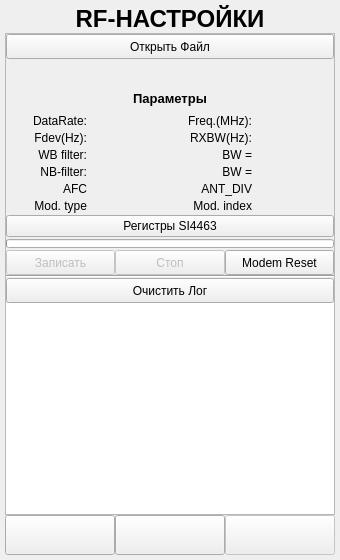
<?xml version="1.0" encoding="UTF-8"?>
<ui version="4.0">
 <class>SI4463_Settings_Form</class>
 <widget class="QWidget" name="SI4463_Settings_Form">
  <property name="geometry">
   <rect>
    <x>0</x>
    <y>0</y>
    <width>340</width>
    <height>560</height>
   </rect>
  </property>
  <property name="windowTitle">
   <string>Form</string>
  </property>
  <layout class="QVBoxLayout" name="verticalLayout_5">
   <property name="spacing">
    <number>0</number>
   </property>
   <property name="leftMargin">
    <number>5</number>
   </property>
   <property name="topMargin">
    <number>5</number>
   </property>
   <property name="rightMargin">
    <number>5</number>
   </property>
   <property name="bottomMargin">
    <number>5</number>
   </property>
   <item>
    <layout class="QHBoxLayout" name="horizontalLayout_5">
     <property name="spacing">
      <number>0</number>
     </property>
     <item>
      <widget class="QLabel" name="label_1">
       <property name="sizePolicy">
        <sizepolicy hsizetype="Expanding" vsizetype="Minimum">
         <horstretch>0</horstretch>
         <verstretch>0</verstretch>
        </sizepolicy>
       </property>
       <property name="minimumSize">
        <size>
         <width>0</width>
         <height>0</height>
        </size>
       </property>
       <property name="font">
        <font>
         <family>Microsoft YaHei UI</family>
         <pointsize>18</pointsize>
         <weight>75</weight>
         <bold>true</bold>
        </font>
       </property>
       <property name="text">
        <string>RF-НАСТРОЙКИ</string>
       </property>
       <property name="alignment">
        <set>Qt::AlignCenter</set>
       </property>
      </widget>
     </item>
    </layout>
   </item>
   <item>
    <widget class="QScrollArea" name="scrollArea">
     <property name="sizePolicy">
      <sizepolicy hsizetype="Expanding" vsizetype="Expanding">
       <horstretch>0</horstretch>
       <verstretch>0</verstretch>
      </sizepolicy>
     </property>
     <property name="horizontalScrollBarPolicy">
      <enum>Qt::ScrollBarAlwaysOff</enum>
     </property>
     <property name="widgetResizable">
      <bool>true</bool>
     </property>
     <widget class="QWidget" name="scrollAreaWidgetContents">
      <property name="geometry">
       <rect>
        <x>0</x>
        <y>0</y>
        <width>311</width>
        <height>488</height>
       </rect>
      </property>
      <property name="sizePolicy">
       <sizepolicy hsizetype="Expanding" vsizetype="Minimum">
        <horstretch>0</horstretch>
        <verstretch>0</verstretch>
       </sizepolicy>
      </property>
      <property name="maximumSize">
       <size>
        <width>16777215</width>
        <height>16777215</height>
       </size>
      </property>
      <layout class="QVBoxLayout" name="verticalLayout">
       <property name="spacing">
        <number>0</number>
       </property>
       <property name="leftMargin">
        <number>0</number>
       </property>
       <property name="topMargin">
        <number>0</number>
       </property>
       <property name="rightMargin">
        <number>0</number>
       </property>
       <property name="bottomMargin">
        <number>0</number>
       </property>
       <item>
        <widget class="QWidget" name="SettingsWidget" native="true">
         <property name="sizePolicy">
          <sizepolicy hsizetype="Minimum" vsizetype="Minimum">
           <horstretch>0</horstretch>
           <verstretch>0</verstretch>
          </sizepolicy>
         </property>
         <property name="minimumSize">
          <size>
           <width>0</width>
           <height>0</height>
          </size>
         </property>
         <layout class="QVBoxLayout" name="verticalLayout_2" stretch="0,0,0,0,0,0">
          <property name="spacing">
           <number>2</number>
          </property>
          <property name="leftMargin">
           <number>0</number>
          </property>
          <property name="topMargin">
           <number>0</number>
          </property>
          <property name="rightMargin">
           <number>0</number>
          </property>
          <property name="bottomMargin">
           <number>0</number>
          </property>
          <item>
           <layout class="QVBoxLayout" name="verticalLayout_3">
            <property name="spacing">
             <number>0</number>
            </property>
            <item>
             <widget class="QPushButton" name="FileOpen">
              <property name="enabled">
               <bool>true</bool>
              </property>
              <property name="sizePolicy">
               <sizepolicy hsizetype="Minimum" vsizetype="Minimum">
                <horstretch>0</horstretch>
                <verstretch>0</verstretch>
               </sizepolicy>
              </property>
              <property name="minimumSize">
               <size>
                <width>0</width>
                <height>25</height>
               </size>
              </property>
              <property name="maximumSize">
               <size>
                <width>16777215</width>
                <height>16777215</height>
               </size>
              </property>
              <property name="font">
               <font>
                <family>Microsoft YaHei UI</family>
               </font>
              </property>
              <property name="text">
               <string>Открыть Файл</string>
              </property>
             </widget>
            </item>
            <item>
             <widget class="QLabel" name="FileName">
              <property name="sizePolicy">
               <sizepolicy hsizetype="Expanding" vsizetype="Minimum">
                <horstretch>0</horstretch>
                <verstretch>0</verstretch>
               </sizepolicy>
              </property>
              <property name="minimumSize">
               <size>
                <width>0</width>
                <height>25</height>
               </size>
              </property>
              <property name="font">
               <font>
                <family>Microsoft YaHei UI</family>
                <pointsize>8</pointsize>
                <weight>50</weight>
                <bold>false</bold>
               </font>
              </property>
              <property name="styleSheet">
               <string notr="true">color: rgb(0, 115, 10);</string>
              </property>
              <property name="text">
               <string/>
              </property>
              <property name="alignment">
               <set>Qt::AlignCenter</set>
              </property>
              <property name="indent">
               <number>-1</number>
              </property>
             </widget>
            </item>
           </layout>
          </item>
          <item>
           <widget class="QLabel" name="label_2">
            <property name="sizePolicy">
             <sizepolicy hsizetype="Minimum" vsizetype="Minimum">
              <horstretch>0</horstretch>
              <verstretch>0</verstretch>
             </sizepolicy>
            </property>
            <property name="minimumSize">
             <size>
              <width>0</width>
              <height>25</height>
             </size>
            </property>
            <property name="font">
             <font>
              <family>Microsoft YaHei UI</family>
              <pointsize>10</pointsize>
              <weight>75</weight>
              <bold>true</bold>
             </font>
            </property>
            <property name="text">
             <string>Параметры</string>
            </property>
            <property name="alignment">
             <set>Qt::AlignCenter</set>
            </property>
           </widget>
          </item>
          <item>
           <layout class="QGridLayout" name="gridLayout_2">
            <item row="0" column="3">
             <widget class="QLabel" name="Freq">
              <property name="sizePolicy">
               <sizepolicy hsizetype="Minimum" vsizetype="Minimum">
                <horstretch>0</horstretch>
                <verstretch>0</verstretch>
               </sizepolicy>
              </property>
              <property name="minimumSize">
               <size>
                <width>0</width>
                <height>15</height>
               </size>
              </property>
              <property name="maximumSize">
               <size>
                <width>16777215</width>
                <height>16777215</height>
               </size>
              </property>
              <property name="font">
               <font>
                <family>Microsoft YaHei UI</family>
                <weight>75</weight>
                <bold>true</bold>
               </font>
              </property>
              <property name="styleSheet">
               <string notr="true">color: rgb(0, 115, 10);</string>
              </property>
              <property name="text">
               <string/>
              </property>
              <property name="alignment">
               <set>Qt::AlignCenter</set>
              </property>
             </widget>
            </item>
            <item row="1" column="3">
             <widget class="QLabel" name="RXBW">
              <property name="sizePolicy">
               <sizepolicy hsizetype="Minimum" vsizetype="Minimum">
                <horstretch>0</horstretch>
                <verstretch>0</verstretch>
               </sizepolicy>
              </property>
              <property name="minimumSize">
               <size>
                <width>0</width>
                <height>15</height>
               </size>
              </property>
              <property name="maximumSize">
               <size>
                <width>16777215</width>
                <height>16777215</height>
               </size>
              </property>
              <property name="font">
               <font>
                <family>Microsoft YaHei UI</family>
                <weight>75</weight>
                <bold>true</bold>
               </font>
              </property>
              <property name="styleSheet">
               <string notr="true">color: rgb(0, 115, 10);</string>
              </property>
              <property name="text">
               <string/>
              </property>
              <property name="alignment">
               <set>Qt::AlignCenter</set>
              </property>
             </widget>
            </item>
            <item row="0" column="2">
             <widget class="QLabel" name="label_9">
              <property name="sizePolicy">
               <sizepolicy hsizetype="Minimum" vsizetype="Minimum">
                <horstretch>0</horstretch>
                <verstretch>0</verstretch>
               </sizepolicy>
              </property>
              <property name="minimumSize">
               <size>
                <width>0</width>
                <height>15</height>
               </size>
              </property>
              <property name="maximumSize">
               <size>
                <width>16777215</width>
                <height>16777215</height>
               </size>
              </property>
              <property name="font">
               <font>
                <family>Microsoft YaHei UI</family>
               </font>
              </property>
              <property name="text">
               <string>Freq.(MHz):</string>
              </property>
              <property name="alignment">
               <set>Qt::AlignRight|Qt::AlignTrailing|Qt::AlignVCenter</set>
              </property>
             </widget>
            </item>
            <item row="1" column="0">
             <widget class="QLabel" name="label_4">
              <property name="sizePolicy">
               <sizepolicy hsizetype="Minimum" vsizetype="Minimum">
                <horstretch>0</horstretch>
                <verstretch>0</verstretch>
               </sizepolicy>
              </property>
              <property name="minimumSize">
               <size>
                <width>0</width>
                <height>15</height>
               </size>
              </property>
              <property name="maximumSize">
               <size>
                <width>16777215</width>
                <height>16777215</height>
               </size>
              </property>
              <property name="font">
               <font>
                <family>Microsoft YaHei UI</family>
               </font>
              </property>
              <property name="text">
               <string>Fdev(Hz):</string>
              </property>
              <property name="alignment">
               <set>Qt::AlignRight|Qt::AlignTrailing|Qt::AlignVCenter</set>
              </property>
             </widget>
            </item>
            <item row="2" column="0">
             <widget class="QLabel" name="label_5">
              <property name="sizePolicy">
               <sizepolicy hsizetype="Minimum" vsizetype="Minimum">
                <horstretch>0</horstretch>
                <verstretch>0</verstretch>
               </sizepolicy>
              </property>
              <property name="minimumSize">
               <size>
                <width>0</width>
                <height>15</height>
               </size>
              </property>
              <property name="maximumSize">
               <size>
                <width>16777215</width>
                <height>16777215</height>
               </size>
              </property>
              <property name="font">
               <font>
                <family>Microsoft YaHei UI</family>
               </font>
              </property>
              <property name="text">
               <string>WB filter:</string>
              </property>
              <property name="alignment">
               <set>Qt::AlignRight|Qt::AlignTrailing|Qt::AlignVCenter</set>
              </property>
             </widget>
            </item>
            <item row="0" column="0">
             <widget class="QLabel" name="label_3">
              <property name="sizePolicy">
               <sizepolicy hsizetype="Minimum" vsizetype="Minimum">
                <horstretch>0</horstretch>
                <verstretch>0</verstretch>
               </sizepolicy>
              </property>
              <property name="minimumSize">
               <size>
                <width>0</width>
                <height>15</height>
               </size>
              </property>
              <property name="maximumSize">
               <size>
                <width>16777215</width>
                <height>16777215</height>
               </size>
              </property>
              <property name="font">
               <font>
                <family>Microsoft YaHei UI</family>
               </font>
              </property>
              <property name="text">
               <string>DataRate:</string>
              </property>
              <property name="alignment">
               <set>Qt::AlignRight|Qt::AlignTrailing|Qt::AlignVCenter</set>
              </property>
             </widget>
            </item>
            <item row="2" column="2">
             <widget class="QLabel" name="label_11">
              <property name="sizePolicy">
               <sizepolicy hsizetype="Minimum" vsizetype="Minimum">
                <horstretch>0</horstretch>
                <verstretch>0</verstretch>
               </sizepolicy>
              </property>
              <property name="minimumSize">
               <size>
                <width>0</width>
                <height>15</height>
               </size>
              </property>
              <property name="maximumSize">
               <size>
                <width>16777215</width>
                <height>16777215</height>
               </size>
              </property>
              <property name="font">
               <font>
                <family>Microsoft YaHei UI</family>
               </font>
              </property>
              <property name="text">
               <string>BW =</string>
              </property>
              <property name="alignment">
               <set>Qt::AlignRight|Qt::AlignTrailing|Qt::AlignVCenter</set>
              </property>
             </widget>
            </item>
            <item row="1" column="2">
             <widget class="QLabel" name="label_10">
              <property name="sizePolicy">
               <sizepolicy hsizetype="Minimum" vsizetype="Minimum">
                <horstretch>0</horstretch>
                <verstretch>0</verstretch>
               </sizepolicy>
              </property>
              <property name="minimumSize">
               <size>
                <width>0</width>
                <height>15</height>
               </size>
              </property>
              <property name="maximumSize">
               <size>
                <width>16777215</width>
                <height>16777215</height>
               </size>
              </property>
              <property name="font">
               <font>
                <family>Microsoft YaHei UI</family>
               </font>
              </property>
              <property name="text">
               <string>RXBW(Hz):</string>
              </property>
              <property name="alignment">
               <set>Qt::AlignRight|Qt::AlignTrailing|Qt::AlignVCenter</set>
              </property>
             </widget>
            </item>
            <item row="4" column="1">
             <widget class="QLabel" name="AFC_State">
              <property name="sizePolicy">
               <sizepolicy hsizetype="Minimum" vsizetype="Minimum">
                <horstretch>0</horstretch>
                <verstretch>0</verstretch>
               </sizepolicy>
              </property>
              <property name="minimumSize">
               <size>
                <width>0</width>
                <height>15</height>
               </size>
              </property>
              <property name="maximumSize">
               <size>
                <width>16777215</width>
                <height>16777215</height>
               </size>
              </property>
              <property name="font">
               <font>
                <family>Microsoft YaHei UI</family>
                <weight>75</weight>
                <bold>true</bold>
               </font>
              </property>
              <property name="styleSheet">
               <string notr="true">color: rgb(0, 115, 10);</string>
              </property>
              <property name="text">
               <string/>
              </property>
              <property name="alignment">
               <set>Qt::AlignCenter</set>
              </property>
             </widget>
            </item>
            <item row="2" column="1">
             <widget class="QLabel" name="WB_Filter">
              <property name="sizePolicy">
               <sizepolicy hsizetype="Minimum" vsizetype="Minimum">
                <horstretch>0</horstretch>
                <verstretch>0</verstretch>
               </sizepolicy>
              </property>
              <property name="minimumSize">
               <size>
                <width>0</width>
                <height>15</height>
               </size>
              </property>
              <property name="maximumSize">
               <size>
                <width>16777215</width>
                <height>16777215</height>
               </size>
              </property>
              <property name="font">
               <font>
                <family>Microsoft YaHei UI</family>
                <weight>75</weight>
                <bold>true</bold>
               </font>
              </property>
              <property name="styleSheet">
               <string notr="true">color: rgb(0, 115, 10);</string>
              </property>
              <property name="text">
               <string/>
              </property>
              <property name="alignment">
               <set>Qt::AlignCenter</set>
              </property>
             </widget>
            </item>
            <item row="4" column="3">
             <widget class="QLabel" name="ANT_DIV">
              <property name="sizePolicy">
               <sizepolicy hsizetype="Minimum" vsizetype="Minimum">
                <horstretch>0</horstretch>
                <verstretch>0</verstretch>
               </sizepolicy>
              </property>
              <property name="minimumSize">
               <size>
                <width>0</width>
                <height>15</height>
               </size>
              </property>
              <property name="maximumSize">
               <size>
                <width>16777215</width>
                <height>16777215</height>
               </size>
              </property>
              <property name="font">
               <font>
                <family>Microsoft YaHei UI</family>
                <weight>75</weight>
                <bold>true</bold>
               </font>
              </property>
              <property name="styleSheet">
               <string notr="true">color: rgb(0, 115, 10);</string>
              </property>
              <property name="text">
               <string/>
              </property>
              <property name="alignment">
               <set>Qt::AlignCenter</set>
              </property>
             </widget>
            </item>
            <item row="4" column="2">
             <widget class="QLabel" name="label_13">
              <property name="sizePolicy">
               <sizepolicy hsizetype="Minimum" vsizetype="Minimum">
                <horstretch>0</horstretch>
                <verstretch>0</verstretch>
               </sizepolicy>
              </property>
              <property name="minimumSize">
               <size>
                <width>0</width>
                <height>15</height>
               </size>
              </property>
              <property name="maximumSize">
               <size>
                <width>16777215</width>
                <height>16777215</height>
               </size>
              </property>
              <property name="font">
               <font>
                <family>Microsoft YaHei UI</family>
               </font>
              </property>
              <property name="text">
               <string>ANT_DIV</string>
              </property>
              <property name="alignment">
               <set>Qt::AlignRight|Qt::AlignTrailing|Qt::AlignVCenter</set>
              </property>
             </widget>
            </item>
            <item row="3" column="0">
             <widget class="QLabel" name="label_6">
              <property name="sizePolicy">
               <sizepolicy hsizetype="Minimum" vsizetype="Minimum">
                <horstretch>0</horstretch>
                <verstretch>0</verstretch>
               </sizepolicy>
              </property>
              <property name="minimumSize">
               <size>
                <width>0</width>
                <height>15</height>
               </size>
              </property>
              <property name="maximumSize">
               <size>
                <width>16777215</width>
                <height>16777215</height>
               </size>
              </property>
              <property name="font">
               <font>
                <family>Microsoft YaHei UI</family>
               </font>
              </property>
              <property name="text">
               <string>NB-filter:</string>
              </property>
              <property name="alignment">
               <set>Qt::AlignRight|Qt::AlignTrailing|Qt::AlignVCenter</set>
              </property>
             </widget>
            </item>
            <item row="0" column="1">
             <widget class="QLabel" name="DataRate">
              <property name="sizePolicy">
               <sizepolicy hsizetype="Minimum" vsizetype="Minimum">
                <horstretch>0</horstretch>
                <verstretch>0</verstretch>
               </sizepolicy>
              </property>
              <property name="minimumSize">
               <size>
                <width>0</width>
                <height>15</height>
               </size>
              </property>
              <property name="maximumSize">
               <size>
                <width>16777215</width>
                <height>16777215</height>
               </size>
              </property>
              <property name="font">
               <font>
                <family>Microsoft YaHei UI</family>
                <weight>75</weight>
                <bold>true</bold>
               </font>
              </property>
              <property name="styleSheet">
               <string notr="true">color: rgb(0, 115, 10);</string>
              </property>
              <property name="text">
               <string/>
              </property>
              <property name="alignment">
               <set>Qt::AlignCenter</set>
              </property>
             </widget>
            </item>
            <item row="3" column="2">
             <widget class="QLabel" name="label_12">
              <property name="sizePolicy">
               <sizepolicy hsizetype="Minimum" vsizetype="Minimum">
                <horstretch>0</horstretch>
                <verstretch>0</verstretch>
               </sizepolicy>
              </property>
              <property name="minimumSize">
               <size>
                <width>0</width>
                <height>15</height>
               </size>
              </property>
              <property name="maximumSize">
               <size>
                <width>16777215</width>
                <height>16777215</height>
               </size>
              </property>
              <property name="font">
               <font>
                <family>Microsoft YaHei UI</family>
               </font>
              </property>
              <property name="text">
               <string>BW =</string>
              </property>
              <property name="alignment">
               <set>Qt::AlignRight|Qt::AlignTrailing|Qt::AlignVCenter</set>
              </property>
             </widget>
            </item>
            <item row="3" column="1">
             <widget class="QLabel" name="NB_Filter">
              <property name="sizePolicy">
               <sizepolicy hsizetype="Minimum" vsizetype="Minimum">
                <horstretch>0</horstretch>
                <verstretch>0</verstretch>
               </sizepolicy>
              </property>
              <property name="minimumSize">
               <size>
                <width>0</width>
                <height>15</height>
               </size>
              </property>
              <property name="maximumSize">
               <size>
                <width>16777215</width>
                <height>16777215</height>
               </size>
              </property>
              <property name="font">
               <font>
                <family>Microsoft YaHei UI</family>
                <weight>75</weight>
                <bold>true</bold>
               </font>
              </property>
              <property name="styleSheet">
               <string notr="true">color: rgb(0, 115, 10);</string>
              </property>
              <property name="text">
               <string/>
              </property>
              <property name="alignment">
               <set>Qt::AlignCenter</set>
              </property>
             </widget>
            </item>
            <item row="2" column="3">
             <widget class="QLabel" name="WB_BW">
              <property name="sizePolicy">
               <sizepolicy hsizetype="Minimum" vsizetype="Minimum">
                <horstretch>0</horstretch>
                <verstretch>0</verstretch>
               </sizepolicy>
              </property>
              <property name="minimumSize">
               <size>
                <width>0</width>
                <height>15</height>
               </size>
              </property>
              <property name="maximumSize">
               <size>
                <width>16777215</width>
                <height>16777215</height>
               </size>
              </property>
              <property name="font">
               <font>
                <family>Microsoft YaHei UI</family>
                <weight>75</weight>
                <bold>true</bold>
               </font>
              </property>
              <property name="styleSheet">
               <string notr="true">color: rgb(0, 115, 10);</string>
              </property>
              <property name="text">
               <string/>
              </property>
              <property name="alignment">
               <set>Qt::AlignCenter</set>
              </property>
             </widget>
            </item>
            <item row="4" column="0">
             <widget class="QLabel" name="label_7">
              <property name="sizePolicy">
               <sizepolicy hsizetype="Minimum" vsizetype="Minimum">
                <horstretch>0</horstretch>
                <verstretch>0</verstretch>
               </sizepolicy>
              </property>
              <property name="minimumSize">
               <size>
                <width>0</width>
                <height>15</height>
               </size>
              </property>
              <property name="maximumSize">
               <size>
                <width>16777215</width>
                <height>16777215</height>
               </size>
              </property>
              <property name="font">
               <font>
                <family>Microsoft YaHei UI</family>
               </font>
              </property>
              <property name="text">
               <string>AFC</string>
              </property>
              <property name="alignment">
               <set>Qt::AlignRight|Qt::AlignTrailing|Qt::AlignVCenter</set>
              </property>
             </widget>
            </item>
            <item row="3" column="3">
             <widget class="QLabel" name="NB_BW">
              <property name="sizePolicy">
               <sizepolicy hsizetype="Minimum" vsizetype="Minimum">
                <horstretch>0</horstretch>
                <verstretch>0</verstretch>
               </sizepolicy>
              </property>
              <property name="minimumSize">
               <size>
                <width>0</width>
                <height>15</height>
               </size>
              </property>
              <property name="maximumSize">
               <size>
                <width>16777215</width>
                <height>16777215</height>
               </size>
              </property>
              <property name="font">
               <font>
                <family>Microsoft YaHei UI</family>
                <weight>75</weight>
                <bold>true</bold>
               </font>
              </property>
              <property name="styleSheet">
               <string notr="true">color: rgb(0, 115, 10);</string>
              </property>
              <property name="text">
               <string/>
              </property>
              <property name="alignment">
               <set>Qt::AlignCenter</set>
              </property>
             </widget>
            </item>
            <item row="1" column="1">
             <widget class="QLabel" name="Fdev">
              <property name="sizePolicy">
               <sizepolicy hsizetype="Minimum" vsizetype="Minimum">
                <horstretch>0</horstretch>
                <verstretch>0</verstretch>
               </sizepolicy>
              </property>
              <property name="minimumSize">
               <size>
                <width>0</width>
                <height>15</height>
               </size>
              </property>
              <property name="maximumSize">
               <size>
                <width>16777215</width>
                <height>16777215</height>
               </size>
              </property>
              <property name="font">
               <font>
                <family>Microsoft YaHei UI</family>
                <weight>75</weight>
                <bold>true</bold>
               </font>
              </property>
              <property name="styleSheet">
               <string notr="true">color: rgb(0, 115, 10);</string>
              </property>
              <property name="text">
               <string/>
              </property>
              <property name="alignment">
               <set>Qt::AlignCenter</set>
              </property>
             </widget>
            </item>
            <item row="5" column="0">
             <widget class="QLabel" name="label_8">
              <property name="sizePolicy">
               <sizepolicy hsizetype="Minimum" vsizetype="Minimum">
                <horstretch>0</horstretch>
                <verstretch>0</verstretch>
               </sizepolicy>
              </property>
              <property name="minimumSize">
               <size>
                <width>0</width>
                <height>15</height>
               </size>
              </property>
              <property name="maximumSize">
               <size>
                <width>16777215</width>
                <height>16777215</height>
               </size>
              </property>
              <property name="font">
               <font>
                <family>Microsoft YaHei UI</family>
               </font>
              </property>
              <property name="text">
               <string>Mod. type</string>
              </property>
              <property name="alignment">
               <set>Qt::AlignRight|Qt::AlignTrailing|Qt::AlignVCenter</set>
              </property>
             </widget>
            </item>
            <item row="5" column="1">
             <widget class="QLabel" name="MODULATION">
              <property name="sizePolicy">
               <sizepolicy hsizetype="Minimum" vsizetype="Minimum">
                <horstretch>0</horstretch>
                <verstretch>0</verstretch>
               </sizepolicy>
              </property>
              <property name="minimumSize">
               <size>
                <width>0</width>
                <height>15</height>
               </size>
              </property>
              <property name="maximumSize">
               <size>
                <width>16777215</width>
                <height>16777215</height>
               </size>
              </property>
              <property name="font">
               <font>
                <family>Microsoft YaHei UI</family>
                <weight>75</weight>
                <bold>true</bold>
               </font>
              </property>
              <property name="styleSheet">
               <string notr="true">color: rgb(0, 115, 10);</string>
              </property>
              <property name="text">
               <string/>
              </property>
              <property name="alignment">
               <set>Qt::AlignCenter</set>
              </property>
             </widget>
            </item>
            <item row="5" column="2">
             <widget class="QLabel" name="label_14">
              <property name="sizePolicy">
               <sizepolicy hsizetype="Minimum" vsizetype="Minimum">
                <horstretch>0</horstretch>
                <verstretch>0</verstretch>
               </sizepolicy>
              </property>
              <property name="minimumSize">
               <size>
                <width>0</width>
                <height>15</height>
               </size>
              </property>
              <property name="maximumSize">
               <size>
                <width>16777215</width>
                <height>16777215</height>
               </size>
              </property>
              <property name="font">
               <font>
                <family>Microsoft YaHei UI</family>
               </font>
              </property>
              <property name="text">
               <string>Mod. index</string>
              </property>
              <property name="alignment">
               <set>Qt::AlignRight|Qt::AlignTrailing|Qt::AlignVCenter</set>
              </property>
             </widget>
            </item>
            <item row="5" column="3">
             <widget class="QLabel" name="MOD_INDEX">
              <property name="sizePolicy">
               <sizepolicy hsizetype="Minimum" vsizetype="Minimum">
                <horstretch>0</horstretch>
                <verstretch>0</verstretch>
               </sizepolicy>
              </property>
              <property name="minimumSize">
               <size>
                <width>0</width>
                <height>15</height>
               </size>
              </property>
              <property name="maximumSize">
               <size>
                <width>16777215</width>
                <height>16777215</height>
               </size>
              </property>
              <property name="font">
               <font>
                <family>Microsoft YaHei UI</family>
                <weight>75</weight>
                <bold>true</bold>
               </font>
              </property>
              <property name="styleSheet">
               <string notr="true">color: rgb(0, 115, 10);</string>
              </property>
              <property name="text">
               <string/>
              </property>
              <property name="alignment">
               <set>Qt::AlignCenter</set>
              </property>
             </widget>
            </item>
           </layout>
          </item>
          <item>
           <widget class="QPushButton" name="Registers">
            <property name="text">
             <string>Регистры SI4463</string>
            </property>
           </widget>
          </item>
          <item>
           <widget class="QProgressBar" name="progress">
            <property name="minimumSize">
             <size>
              <width>0</width>
              <height>9</height>
             </size>
            </property>
            <property name="maximumSize">
             <size>
              <width>16777215</width>
              <height>9</height>
             </size>
            </property>
            <property name="layoutDirection">
             <enum>Qt::LeftToRight</enum>
            </property>
            <property name="value">
             <number>0</number>
            </property>
            <property name="textVisible">
             <bool>false</bool>
            </property>
           </widget>
          </item>
          <item>
           <layout class="QHBoxLayout" name="horizontalLayout_3">
            <property name="spacing">
             <number>0</number>
            </property>
            <item>
             <widget class="QPushButton" name="Write">
              <property name="enabled">
               <bool>false</bool>
              </property>
              <property name="sizePolicy">
               <sizepolicy hsizetype="Minimum" vsizetype="Minimum">
                <horstretch>0</horstretch>
                <verstretch>0</verstretch>
               </sizepolicy>
              </property>
              <property name="minimumSize">
               <size>
                <width>0</width>
                <height>25</height>
               </size>
              </property>
              <property name="font">
               <font>
                <family>Microsoft YaHei UI</family>
               </font>
              </property>
              <property name="text">
               <string>Записать</string>
              </property>
             </widget>
            </item>
            <item>
             <widget class="QPushButton" name="Stop">
              <property name="enabled">
               <bool>false</bool>
              </property>
              <property name="sizePolicy">
               <sizepolicy hsizetype="Minimum" vsizetype="Minimum">
                <horstretch>0</horstretch>
                <verstretch>0</verstretch>
               </sizepolicy>
              </property>
              <property name="minimumSize">
               <size>
                <width>0</width>
                <height>25</height>
               </size>
              </property>
              <property name="font">
               <font>
                <family>Microsoft YaHei UI</family>
               </font>
              </property>
              <property name="text">
               <string>Стоп</string>
              </property>
             </widget>
            </item>
            <item>
             <widget class="QPushButton" name="Reset">
              <property name="sizePolicy">
               <sizepolicy hsizetype="Minimum" vsizetype="Minimum">
                <horstretch>0</horstretch>
                <verstretch>0</verstretch>
               </sizepolicy>
              </property>
              <property name="minimumSize">
               <size>
                <width>0</width>
                <height>25</height>
               </size>
              </property>
              <property name="font">
               <font>
                <family>Microsoft YaHei UI</family>
               </font>
              </property>
              <property name="text">
               <string>Modem Reset</string>
              </property>
             </widget>
            </item>
           </layout>
          </item>
         </layout>
        </widget>
       </item>
       <item>
        <widget class="Line" name="line_2">
         <property name="orientation">
          <enum>Qt::Horizontal</enum>
         </property>
        </widget>
       </item>
       <item>
        <widget class="QPushButton" name="ClearConsole">
         <property name="minimumSize">
          <size>
           <width>0</width>
           <height>25</height>
          </size>
         </property>
         <property name="font">
          <font>
           <family>Microsoft YaHei UI</family>
          </font>
         </property>
         <property name="text">
          <string>Очистить Лог</string>
         </property>
        </widget>
       </item>
       <item>
        <widget class="QPlainTextEdit" name="console">
         <property name="sizePolicy">
          <sizepolicy hsizetype="Expanding" vsizetype="Expanding">
           <horstretch>0</horstretch>
           <verstretch>0</verstretch>
          </sizepolicy>
         </property>
         <property name="minimumSize">
          <size>
           <width>0</width>
           <height>0</height>
          </size>
         </property>
         <property name="font">
          <font>
           <family>Microsoft YaHei UI</family>
           <pointsize>7</pointsize>
          </font>
         </property>
         <property name="styleSheet">
          <string notr="true">border: none;</string>
         </property>
        </widget>
       </item>
      </layout>
     </widget>
    </widget>
   </item>
   <item>
    <widget class="QWidget" name="DownPanel_Widget" native="true">
     <property name="styleSheet">
      <string notr="true"/>
     </property>
     <layout class="QVBoxLayout" name="verticalLayout_4">
      <property name="spacing">
       <number>0</number>
      </property>
      <property name="leftMargin">
       <number>0</number>
      </property>
      <property name="topMargin">
       <number>0</number>
      </property>
      <property name="rightMargin">
       <number>0</number>
      </property>
      <property name="bottomMargin">
       <number>0</number>
      </property>
      <item>
       <layout class="QHBoxLayout" name="horizontalLayout_2">
        <property name="spacing">
         <number>0</number>
        </property>
        <item>
         <widget class="QPushButton" name="Back">
          <property name="sizePolicy">
           <sizepolicy hsizetype="Minimum" vsizetype="Minimum">
            <horstretch>0</horstretch>
            <verstretch>0</verstretch>
           </sizepolicy>
          </property>
          <property name="minimumSize">
           <size>
            <width>0</width>
            <height>40</height>
           </size>
          </property>
          <property name="text">
           <string/>
          </property>
          <property name="icon">
           <iconset resource="../RESOURCES/images.qrc">
            <normaloff>:/images/icons/images/BACK.png</normaloff>:/images/icons/images/BACK.png</iconset>
          </property>
          <property name="iconSize">
           <size>
            <width>30</width>
            <height>30</height>
           </size>
          </property>
         </widget>
        </item>
        <item>
         <widget class="QPushButton" name="btnSettings">
          <property name="sizePolicy">
           <sizepolicy hsizetype="Minimum" vsizetype="Minimum">
            <horstretch>0</horstretch>
            <verstretch>0</verstretch>
           </sizepolicy>
          </property>
          <property name="minimumSize">
           <size>
            <width>0</width>
            <height>40</height>
           </size>
          </property>
          <property name="maximumSize">
           <size>
            <width>16777215</width>
            <height>16777215</height>
           </size>
          </property>
          <property name="styleSheet">
           <string notr="true"/>
          </property>
          <property name="text">
           <string/>
          </property>
          <property name="icon">
           <iconset resource="../RESOURCES/images.qrc">
            <normaloff>:/images/icons/images/Settings_2.png</normaloff>:/images/icons/images/Settings_2.png</iconset>
          </property>
          <property name="iconSize">
           <size>
            <width>30</width>
            <height>30</height>
           </size>
          </property>
         </widget>
        </item>
        <item>
         <widget class="QPushButton" name="Next">
          <property name="enabled">
           <bool>false</bool>
          </property>
          <property name="sizePolicy">
           <sizepolicy hsizetype="Minimum" vsizetype="Minimum">
            <horstretch>0</horstretch>
            <verstretch>0</verstretch>
           </sizepolicy>
          </property>
          <property name="minimumSize">
           <size>
            <width>0</width>
            <height>40</height>
           </size>
          </property>
          <property name="text">
           <string/>
          </property>
          <property name="icon">
           <iconset resource="../RESOURCES/images.qrc">
            <normaloff>:/images/icons/images/NEXT.png</normaloff>:/images/icons/images/NEXT.png</iconset>
          </property>
          <property name="iconSize">
           <size>
            <width>30</width>
            <height>30</height>
           </size>
          </property>
         </widget>
        </item>
       </layout>
      </item>
     </layout>
    </widget>
   </item>
  </layout>
 </widget>
 <resources>
  <include location="../RESOURCES/images.qrc"/>
 </resources>
 <connections/>
</ui>
